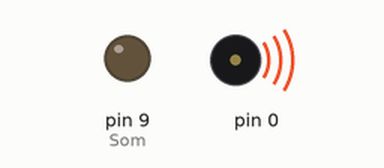
Simulated run of this sketch. Board: Arduino Uno, built with avr-gcc and run on an emulated ATmega328P. Shown: output pins drawn as LEDs (lit = HIGH), buzzer (waves = sounding).

Above: at 0.1 s.
Timing chart, 0 to 1.6 s (numbered marks = the images above):
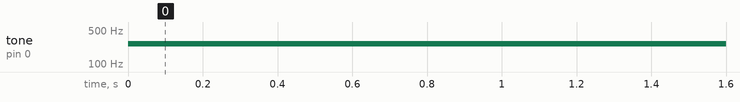

Measured:
- by itself, tone on pin 0: silent → 261 Hz at 0.00 s

The sketch:

atireiopauaogato.ino
```cpp
float som;
int Som = 9;

void setup() {
  // put your setup code here, to run once:
    pinMode(Som, OUTPUT);

}

void loop() {
  // put your main code here, to run repeatedly:

   tone(som,196,1500);
   tone(som,174.6,500);
   tone(som,164.8,500);
   tone(som,146.8,500);
   tone(som,174.6,500);
   tone(som,196,3000);
   tone(som,220,500);
   tone(som,196,500);
   tone(som,174.6,3000);
   tone(som,196,500);
   tone(som,174.6,500);
   tone(som,164.8,3000);
   tone(som,130.8,1000);
   tone(som,220,3000);
   tone(som,246.9,500);
   tone(som,220,500);
   tone(som,196,3000);
   tone(som,174.6,500);
   //delay();
   tone(som,164.8,500);
   //delay();
   tone(som,196,1000);
   //delay();
   tone(som,174.6,500);
   //delay();
   tone(som,164.8,500);
   //delay();
   tone(som,196,500);
   //delay();
   tone(som,174.6,500);
   //delay();
   tone(som,164.8,500);
   //delay();
   tone(som,146.8,500);
   //delay();
   tone(som,130.8,1000);
   //delay();
   tone(som,261.6,1000);
   //delay();
   tone(som,261.6,2000);

}
```
